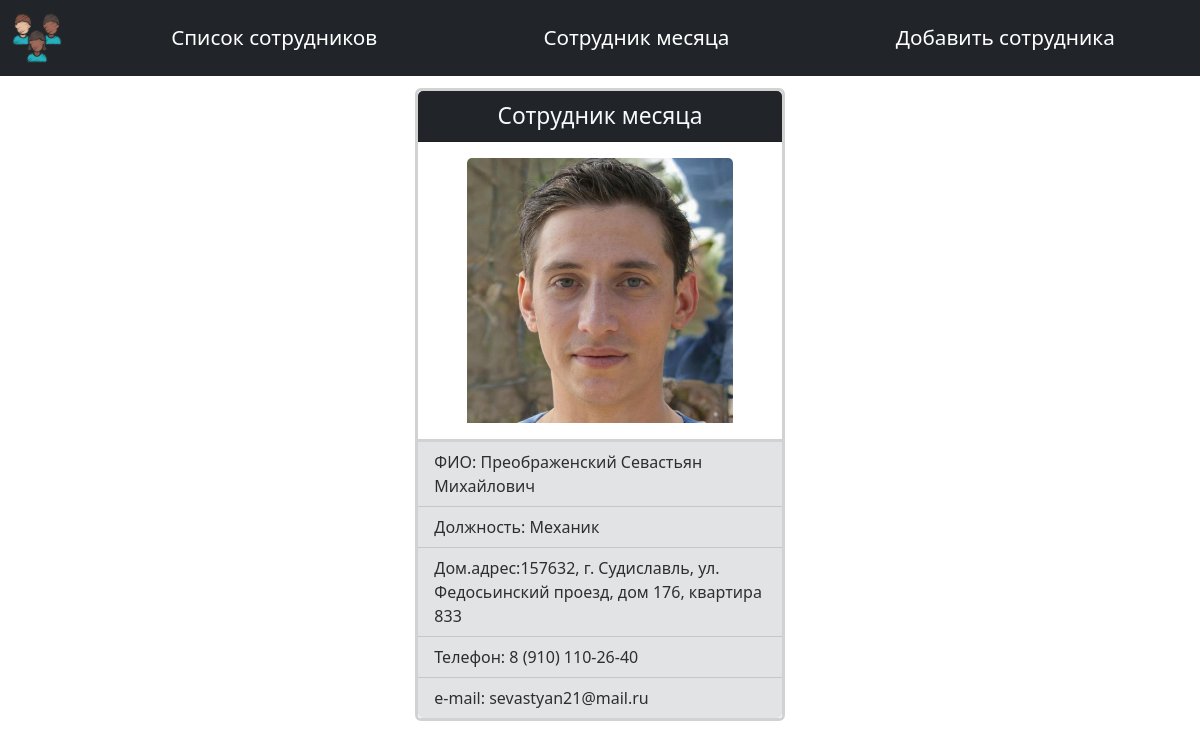
The page /employee_month/ on the database its author committed.
### workers/models.py (models this page shows, shortened)
class Worker(models.Model):
    fio = models.CharField(max_length=255, verbose_name="ФИО")
    position = models.CharField(max_length=255, verbose_name="Должность")
    telephone = PhoneNumberField(unique=True, null=False, blank=False, verbose_name='Телефон')
    email = models.EmailField(max_length=255, verbose_name="Email")
    adress = models.CharField(max_length=255, verbose_name="Адрес", blank=True)
    photo = models.ImageField(upload_to="photos/", verbose_name="Фото сотрудника", blank=True)
    class Meta:
        verbose_name = "Сотрудники"
        verbose_name_plural = "Сотрудники"
        ordering = ('id',)

### workers/views.py (the view)
# urls.py: path('employee_month/', employee_month, name="employee_month"),
def employee_month(request):
    worker = get_worker(request)
    context = {'title': 'Сотрудник месяца',
               'worker': worker}
    return render(request, 'workers/employee_month.html', context=context)

### workers/services.py (called while the page is built)
def get_worker(request):
    worker = Worker.objects.order_by('-id').first()
    if not worker:
        worker = Worker.objects.first()
    return worker

### workers/templatetags/workers_tag.py (called while the page is built)
@register.simple_tag()
def get_menu():
    menu = [{'title': 'Список сотрудников', 'url_name': 'list_workers'},
            {'title': 'Сотрудник месяца', 'url_name': 'employee_month'},
            {'title': 'Добавить сотрудника', 'url_name': 'add_worker'}]
    return menu

### workers/templates/workers/employee_month.html (shortened to what this page needs)
{% extends 'workers/base.html' %}
{% load static %}
{% block content %}
  <div class="container">
    <div class="row row-cols-1 row-cols-sm-2 row-cols-md-2 row-cols-lg-3 g-1">
      <div class="col">
  <div class="card border-3 mt-3" id="card">
    <div class="card-header text-center bg-dark text-light">{{ title }}</div>
    <div class="card-body">
      {% if worker.photo %}
      <img src="{{worker.photo.url}}" class="card-img-top" width="100%" height="100%" alt="">
      {% else %}
      <p style="text-align: center;">Фотография отсутствует</p>
      {% endif %}
    </div>
        <ul class="list-group list-group-flush">
          <li class="list-group-item list-group-item-secondary">ФИО: {{worker.fio}}</li>
          <li class="list-group-item list-group-item-secondary">Должность: {{worker.position}}</li>
          <li class="list-group-item list-group-item-secondary">Дом.адрес:{{worker.adress}}</li>
          <li class="list-group-item list-group-item-secondary">Телефон: {{worker.telephone}}</li>
          <li class="list-group-item list-group-item-secondary">e-mail: {{worker.email}}</li>
        </ul>
        </div>
        </div>
        </div>
        </div>
  {% endblock %}

### workers/static/workers/css/styles.css (style rules this page uses)
* { box-sizing: border-box; margin: 0; padding: 0; }
.col { margin: auto; }
img.card-img-top { display: block; width: 80%; height: 80%; margin: auto; }
.card-header { font-size: calc(20px + 3 * (100vw / 1280)); }

### rows shown on the page
Worker: photo (picture), fio "Преображенский Севастьян Михайлович", position "Механик", adress "157632, г. Судиславль, ул. Федосьинский проезд, дом 176, квартира 833", telephone "8 (910) 110-26-40", email "sevastyan21@mail.ru"

### other values the page prints
{{ m.title }} "Список сотрудников" "Сотрудник месяца" "Добавить сотрудника"
{{ title }} "Сотрудник месяца"
